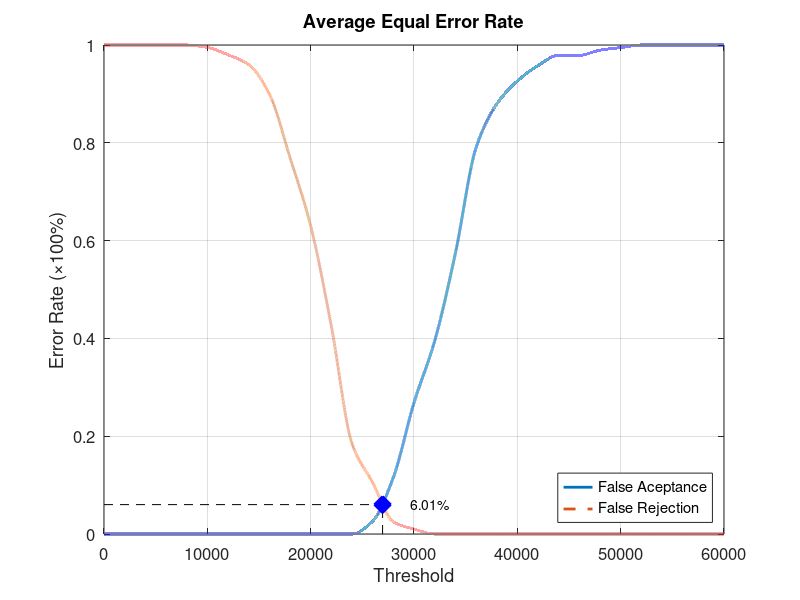
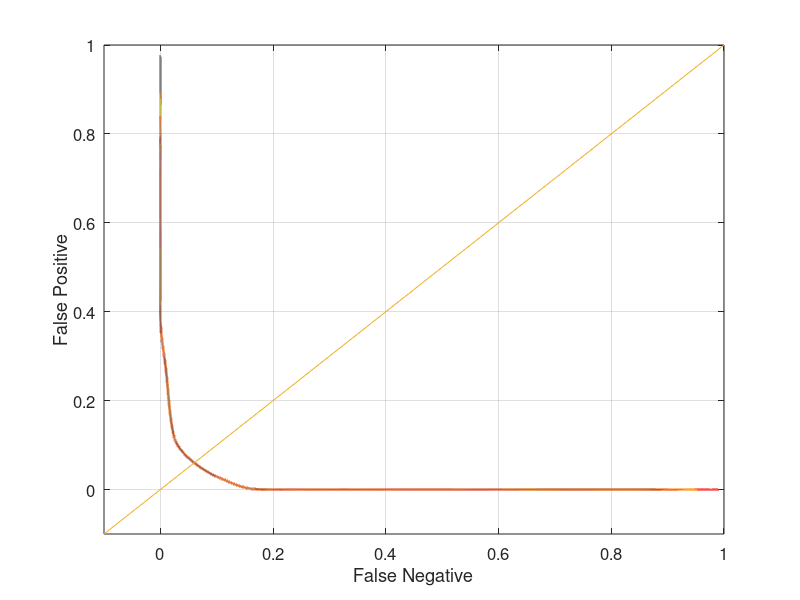

MATLAB code for these plots, in order:
function yEER = Database5_1
close all;
clear;
clc;
x = 0:2000:60000;
xq = 0:0.5:60000;

y0 = [0 0 0 0 0 0 0 0 0 0 0 0 0 0.0263158 0.115789 0.268421 0.394737 0.573684 0.789474 0.878947 0.926316 0.957895 0.978947 0.978947 0.989474 0.994737 1 1 1 1 1];
yy0 = interp1(x, y0, xq, 'pchip');
y1 = [1 1 1 1 1 0.995 0.98 0.96 0.9 0.77 0.63 0.425 0.185 0.105 0.025 0.01 0 0 0 0 0 0 0 0 0 0 0 0 0 0 0];
yy1 = interp1(x, y1, xq, 'pchip');

% Calculating EER: 
y2 = abs(y0 - y1);
find(y2 == min(y2))
yy2 = abs(yy0 - yy1);
xEER = find(yy2 == min(yy2));
xEERIndex = xq(xEER) % X-axis EER
yEER = yy0(xEER) % Y-axis EER

main = figure
plot(xq, yy0,'-','LineWidth', 2);	hold on
plot(xq, yy1,'--','LineWidth', 2);	hold on
plot([xEERIndex xEERIndex], [0 yEER], 'k--');	hold on
plot([0 xEERIndex], [yEER yEER], 'k--');	hold on
plot(xEERIndex, yEER, 'bx', 'LineWidth', 10);	hold on
text(xEERIndex + 10 * xEERIndex / 100, yEER, [num2str(round((10000 * yEER)) / 100) '%'])
legend('False Aceptance', 'False Rejection', 'Location', 'SouthEast')
xlabel('Threshold')
ylabel('Error Rate (\times100%)')
title('Average Equal Error Rate')
set(gca, 'FontSize', 12)
axis([0 60000 0 1])
grid on

print(main, 'Database5_1Main', '-dpng');
FNRxFPR = figure('Color', [1 1 1]);
plot(yy1, yy0, '-', yy1, yy0, 'LineWidth', 2);
hold on
y = -0.1:0.1:1
plot(y, y); 
set(gca, 'FontSize', 12)
xlabel('False Negative')
ylabel('False Positive')
axis([-0.1 1 -0.1 1])
set(gca, 'FontSize', 12)
grid on

print(FNRxFPR, 'Database5_1FNRxFPR','-dpng');
end
